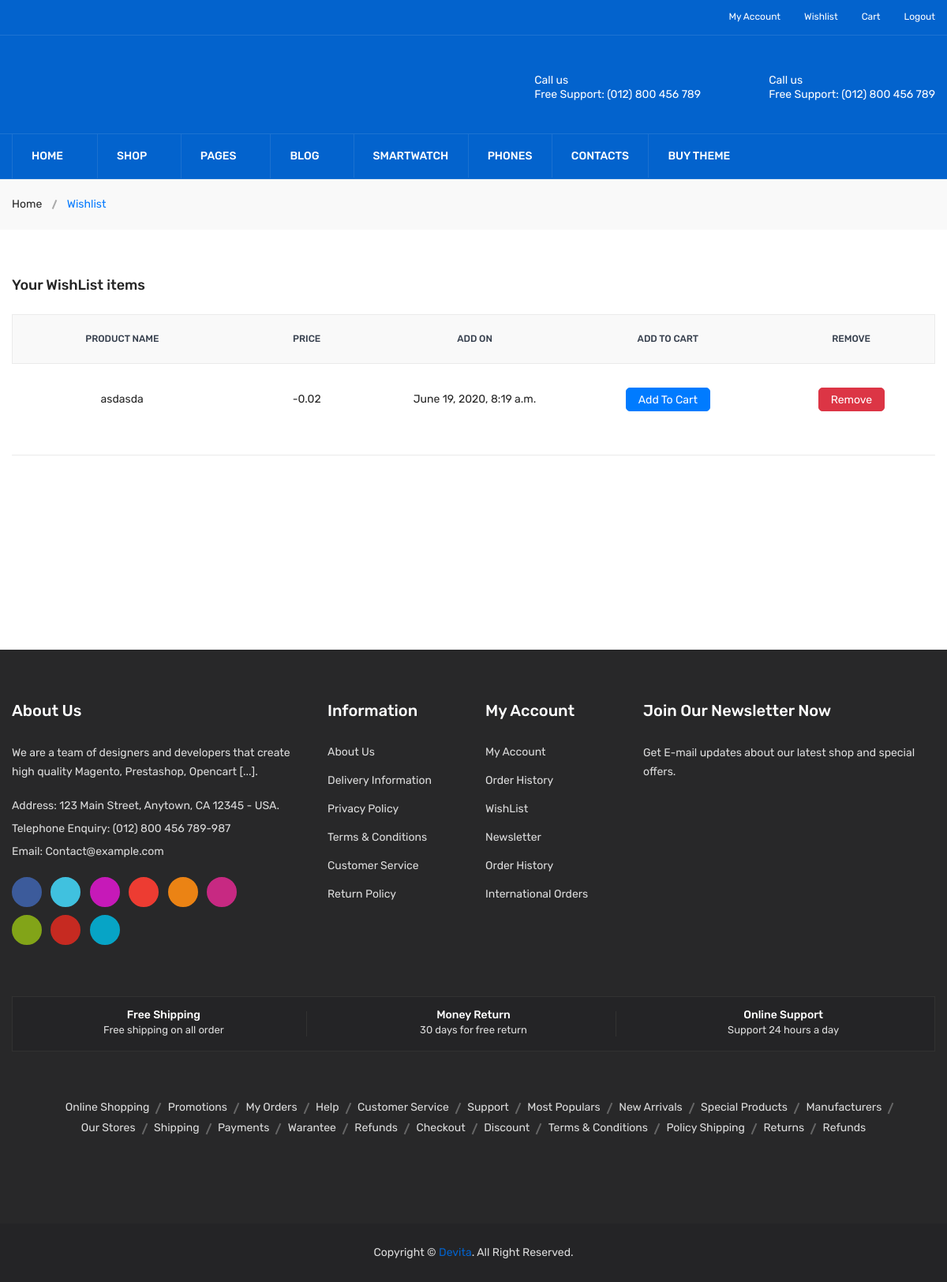
The app's page /EngineeringTools/Wishlist (signed in) with its own data.
### Cart/models.py (models this page shows, shortened)
class Wishlist(models.Model):
    product = models.ForeignKey(Product_Hardware, on_delete=models.CASCADE)
    user = models.ForeignKey(User, on_delete = models.CASCADE)
    product_name = models.CharField(max_length = 20)
    user_name = models.CharField(max_length = 20)
    user_email = models.EmailField()
    price = models.CharField(max_length=10)
    added_in_wishlist = models.DateTimeField(auto_now_add=True)

### User/views.py (the view)
def User_Wishlist_View(request):
    temp = "User/wishlist.html"
    data = Wishlist.objects.filter(user= request.user).order_by('-added_in_wishlist')
    return render(request, temp, {'data':data})

### Templates/User/wishlist.html (shortened to what this page needs)
{% extends 'User/header_footer.html' %}
{% load static %}
{% load i18n %}
{% block 'content'  %}
<div class="breadcrumb-area gray-bg-7">
            <div class="container">
                <div class="breadcrumb-content">
                    <ul>
                        <li><a href="index.html">Home</a></li>
                        <li class="active">Wishlist </li>
                    </ul>
                </div>
            </div>
        </div>
        <div class="cart-main-area pt-60 pb-25">
            <div class="container">
                <h3 class="page-title">Your WishList items</h3>
                <div class="row">
                    <div class="col-lg-12 col-md-12 col-sm-12 col-12">
                            <div class="table-content table-responsive wishlist">
                                <table class="col-md-12">
                                    <thead>
                                        <tr>
                                            <th>Product Name</th>
                                            <th>Price</th>
                                            <th>Add On</th>
                                            <th>Add To Cart</th>
                                            <th>Remove</th>
                                        </tr>
                                    </thead>
                                    <tbody>
                                        {% for i in data %}
                                            <tr>
                                                <td>{{ i.product_name }}</td>
                                                <td>{{ i.price }}</td>
                                                <td>{{ i.added_in_wishlist }}</td>
                                                <td>
                                                    <button class="btn btn-primary" style="border-radius:5px">
                                                        Add To Cart
                                                    </button>
                                                </td>
                                                <td>
                                                    <form method="POST" action="{% url 'Cart:Remove_From_Wish_LIST' %}">
                                                        <button class="btn btn-danger" style="border-radius:5px">
                                                            Remove
                                                        </button>
                                                    </form>
                                                </td>
                                            </tr>
                                        {% endfor %}
                                    </tbody>
                                </table>
                            </div>
                    </div>
                </div>
            </div>
        </div>
{% endblock %}

### records on screen
Wishlist: product_name "asdasda", price "-0.02", added_in_wishlist "June 19, 2020, 8:19 a.m."
